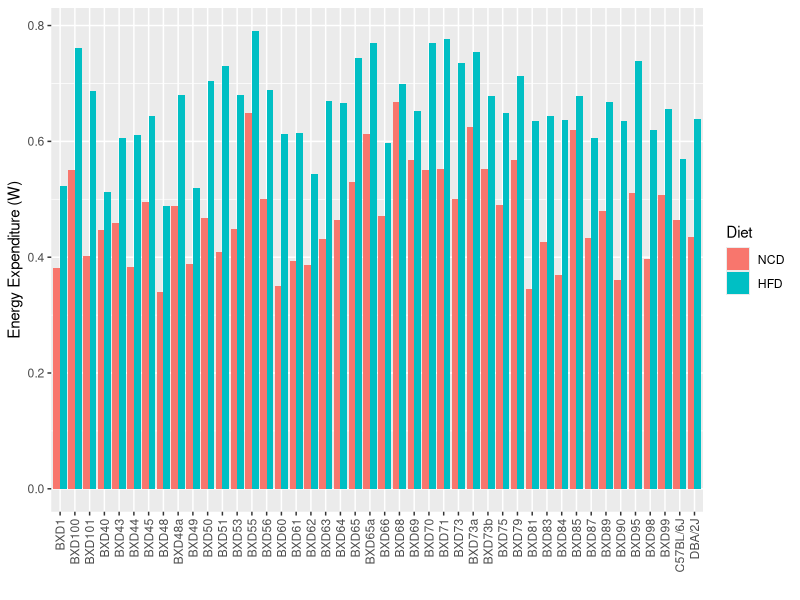
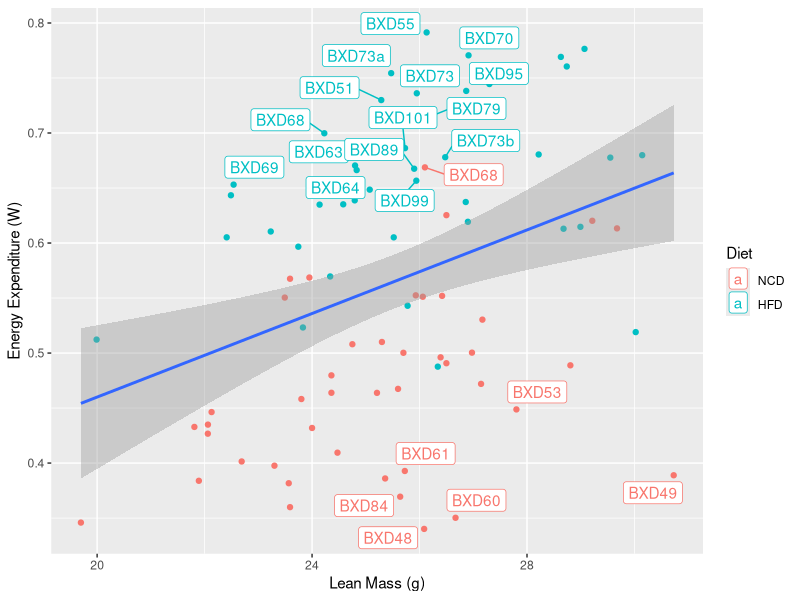
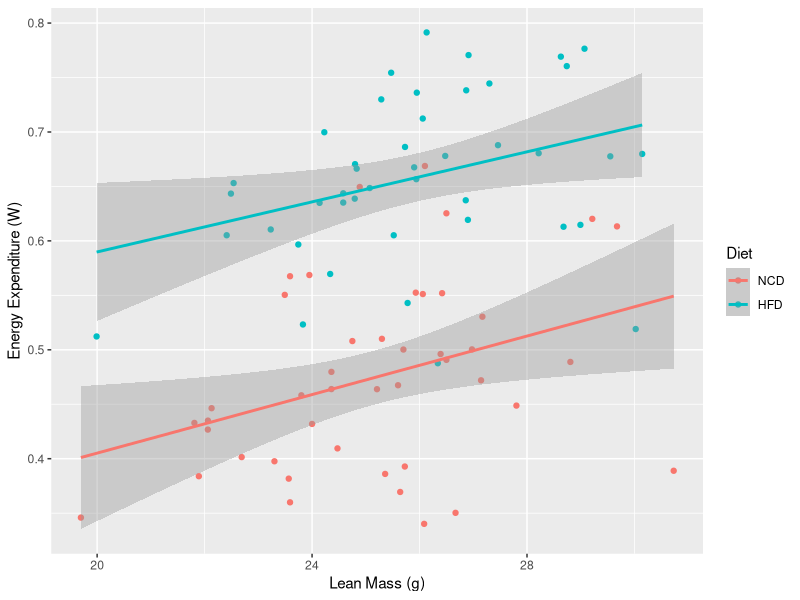
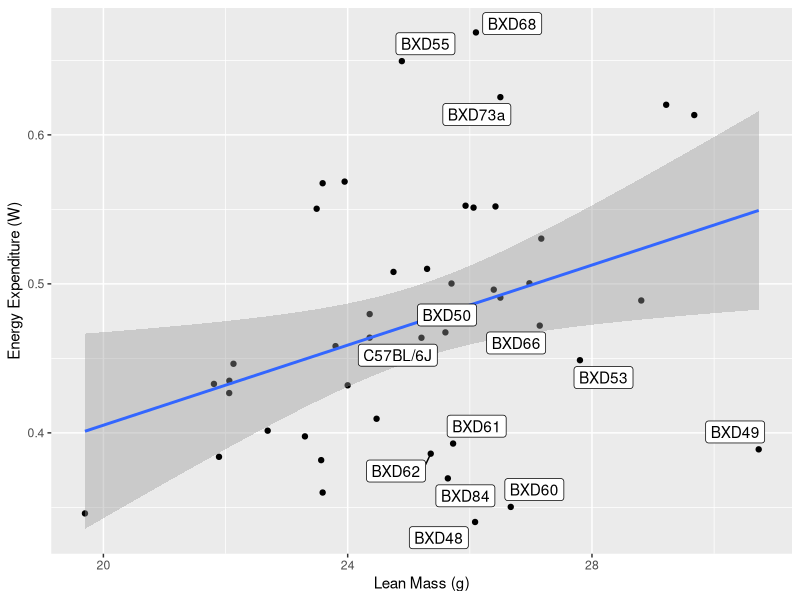
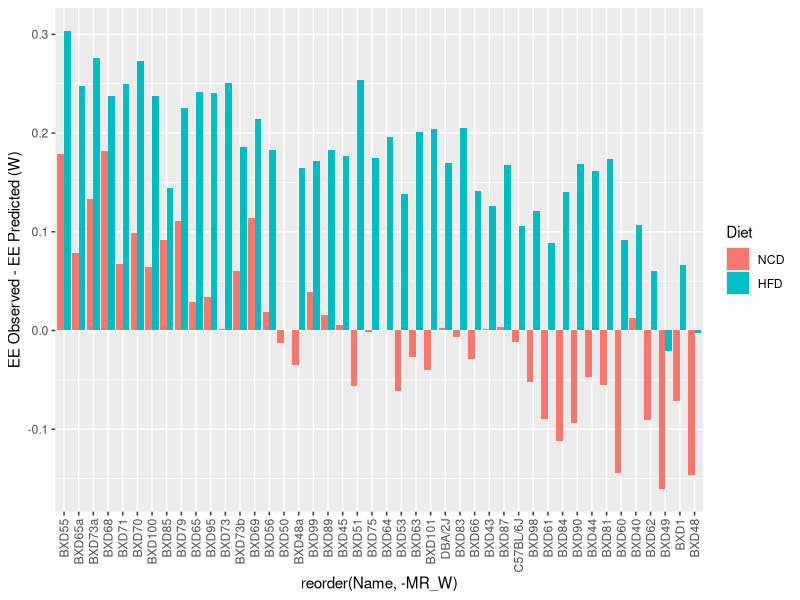
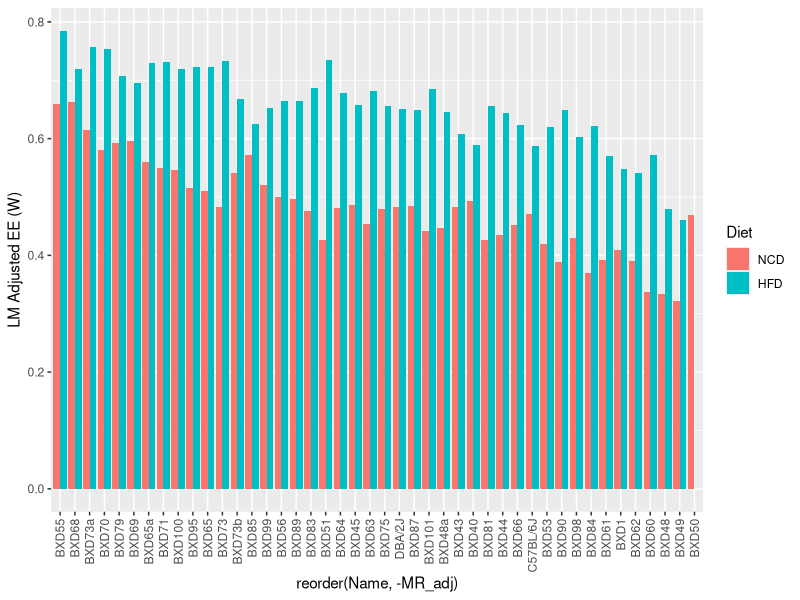
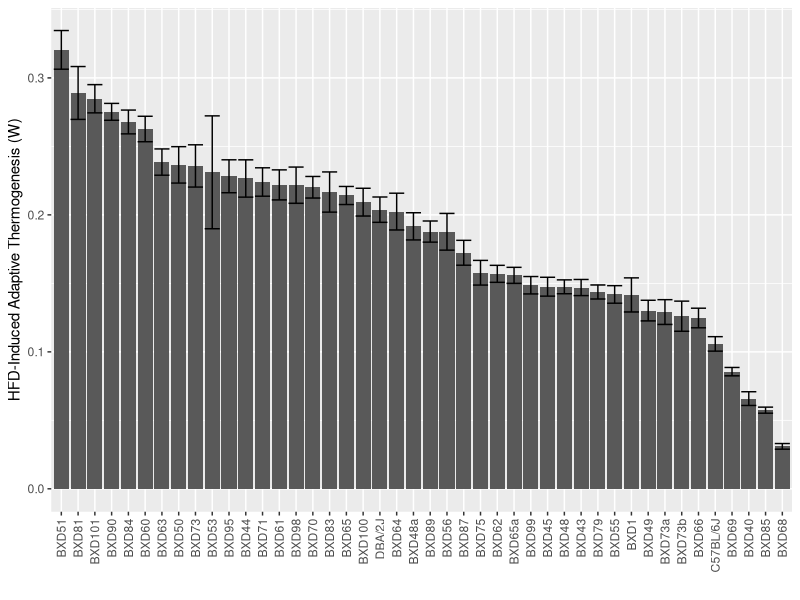
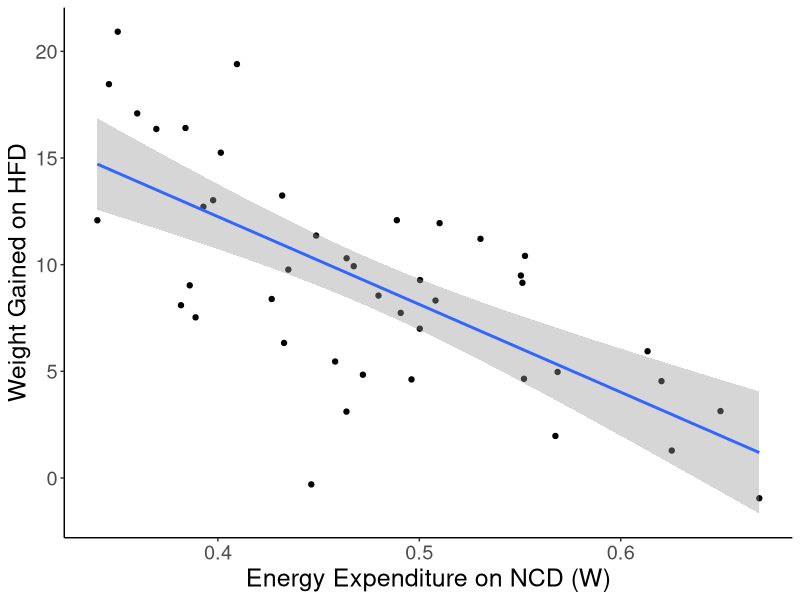

Source code (R) for these figures, in order:
## ---- chunk 1
library(knitr)
#figures makde will go to directory called figures, will make them as both png and pdf files 
opts_chunk$set(fig.path='figures/',
               echo=TRUE, warning=FALSE, message=FALSE,dev=c('png','pdf'))
options(scipen = 2, digits = 3)
# set echo and message to TRUE if you want to display code blocks and code output respectively

knitr::knit_hooks$set(inline = function(x) {
  knitr:::format_sci(x, 'md')
})


superpose.eb <- function (x, y, ebl, ebu = ebl, length = 0.08, ...)
  arrows(x, y + ebu, x, y - ebl, angle = 90, code = 3,
  length = length, ...)

  
se <- function(x) sd(x, na.rm=T)/sqrt(length(x))

#load these packages, nearly always needed
library(tidyr)
library(dplyr)

# sets maize and blue color scheme
color.scheme <- c('#00274c', '#ffcb05')
## ---- chunk 2
library(readr)
ncd.pirinen <- read_csv("BXD_17621.csv", skip=9) %>% 
  mutate(Diet="NCD",Age=16,Dataset="Prinen")


williams.ncd.ee <- read_csv("BXD_17618.csv", skip=9)%>% #may be mislabelled on genenetwork, assigned based on HFD reductions
  mutate(Diet="NCD",Age=16,Dataset="Williams")
williams.ncd.bw <- read_csv("BXD_17559.csv" , skip=9)%>% 
  mutate(Diet="NCD",Age=16,Dataset="Williams")
williams.ncd.lm <- read_csv("BXD_17573.csv" , skip=9)%>% 
  mutate(Diet="NCD",Age=16,Dataset="Williams")

williams.ncd <- full_join(williams.ncd.ee,williams.ncd.bw, suffix=c('_ee','_bw'), by=c("Name","Dataset","Diet")) %>%
  full_join(williams.ncd.lm) %>%
  mutate(Value_lm = Value,
         SE_lm = SE)

williams.hfd.ee <- read_csv("BXD_17622.csv" , skip=9)%>% #may be mislabelled on genenetwork
  mutate(Diet="HFD",Age=16,Dataset="Williams")
williams.hfd.bw <- read_csv("BXD_17560.csv", skip=9)%>% 
  mutate(Diet="HFD",Age=16,Dataset="Williams")
williams.hfd.lm <- read_csv("BXD_17574.csv", skip=9)%>% 
  mutate(Diet="HFD",Age=16,Dataset="Williams")

williams.hfd <- full_join(williams.hfd.ee,williams.hfd.bw, suffix=c('_ee','_bw'), by=c("Name","Dataset","Diet")) %>%
  full_join(williams.hfd.lm) %>%
  mutate(Value_lm = Value,
         SE_lm = SE)

data <- bind_rows(#ncd.pirinen,
                  williams.ncd,
                  williams.hfd) %>% # in mL/kg/h
  mutate(VO2_g_min = Value_ee/1000) %>% #in mL/g/h
  mutate(VO2_min = VO2_g_min*Value_bw/60) %>% # in mL/min #this seems reasonable
  mutate(MR_KJ_d = VO2_min * 60 * 24 / 1000 * 4.84 * 4.184,
         MR_KJ_d_SE = SE_ee/1000*Value_bw/60* 60 * 24 / 1000 * 4.84 * 4.184) %>% # 60min/h x 24h/day / 1000 mL/L x 4.84 kcal/L x 4.184 kJ/kcal
  mutate(MR_W = MR_KJ_d * 0.0115740741,
         MR_W_SE = MR_KJ_d_SE* 0.0115740741) %>% # in Watts 
  mutate(Diet = relevel(factor(Diet), ref="NCD"))

## ---- chunk 3
library(ggplot2)
data %>%
  filter(!(is.na(MR_W))) %>% # complete cases only
  ggplot(aes(y=MR_W,
         x=Name,
         ymin=MR_W-MR_W_SE,
         ymax=MR_W-MR_W_SE,
         fill=Diet)) +
  geom_bar(stat='identity',position='dodge') +
  labs(y="Energy Expenditure (W)",
       x="") +
  theme(axis.text.x = element_text(angle = 90, vjust = 0.5, hjust=1))
  
#lm(Value~Name+Diet,data=data) %>% summary
## ---- chunk 4
library(ggrepel)
ggplot(data, aes(y=MR_W,
           x=Value_lm)) +
  geom_point(aes(col=Diet)) +
  geom_smooth(method="lm") +
  geom_label_repel(data = subset(data, (MR_W < 0.45&Value_lm>25.5)|MR_W>0.65&Value_lm<27),
                   aes(label=Name,
                       col=Diet)) +
  labs(y="Energy Expenditure (W)",
       x="Lean Mass (g)")


ggplot(data, aes(y=MR_W,
           x=Value_lm,
           col=Diet)) +
  geom_point() +
  geom_smooth(method="lm") +
  #geom_label_repel(data = subset(data, (MR_W < 0.45&Value_lm>25.5)|MR_W>0.65&Value_lm<27),aes(label=Name)) +
  labs(y="Energy Expenditure (W)",
       x="Lean Mass (g)")


#chow only
ggplot(data %>% filter(Diet=="NCD"), aes(y=MR_W,
           x=Value_lm)) +
  geom_point() +
  geom_smooth(method="lm") +
  geom_label_repel(data = subset(data %>% filter(Diet=="NCD"),
                                 (MR_W < 0.48&Value_lm>24.5)|MR_W>0.60&Value_lm<27),
                   aes(label=Name)) +
  guides(fill = guide_legend(override.aes = aes(color = NA))) +
  labs(y="Energy Expenditure (W)",
       x="Lean Mass (g)")

lm.model.1 <- lm(MR_W~Value_lm,data=data %>% filter(Diet=="NCD")) #model built on only NCD
lm.model.2 <- lm(MR_W~Value_lm+Diet,data=data) #model built on NCD and AT
library(broom)
aov(lm.model.1) %>% tidy %>% kable(caption="Model 1 summary for adjusting for lean mass")
summary(lm.model.1) %>% tidy %>% kable(caption="Model 1 coefficients for adjusting for lean mass")

aov(lm.model.2) %>% tidy %>% kable(caption="Model 2 summary for adjusting for lean mass")
summary(lm.model.2) %>% tidy %>% kable(caption="Model 2 coefficients for adjusting for lean mass")

data <- data %>%
  mutate(MR_predicted = predict(lm.model.1, newdata = list(Value_lm=Value_lm))) %>%
  mutate(MR_resid = MR_W-MR_predicted) %>%
  mutate(MR_adj = MR_resid + coef(lm.model.1)['(Intercept)'] + coef(lm.model.1)['Value_lm']*mean(data$Value_lm,na.rm=T))

data %>%
  filter(!is.na(MR_W)) %>% # complete cases only
  ggplot(aes(y=MR_resid,
         x=reorder(Name,-MR_W),
         ymin=MR_resid-MR_W_SE,
         ymax=MR_resid-MR_W_SE,
         fill=Diet)) +
  #geom_label_repel(label=Name) +
  geom_bar(stat='identity',position='dodge') +
  labs(y="EE Observed - EE Predicted (W)") +
  theme(axis.text.x = element_text(angle = 90, vjust = 0.5, hjust=1))

data %>%
  filter(!is.na(MR_W)) %>% # complete cases only
  ggplot(aes(y=MR_adj,
         x=reorder(Name,-MR_adj),
         ymin=MR_adj-MR_W_SE,
         ymax=MR_adj-MR_W_SE,
         fill=Diet)) +
  #geom_label_repel(label=Name) +
  geom_bar(stat='identity',position='dodge') +
  labs(y="LM Adjusted EE (W)") +
  theme(axis.text.x = element_text(angle = 90, vjust = 0.5, hjust=1))
  
## ---- chunk 5
data.wide <-
  data %>%
  select(Value_lm,Value_bw, MR_W, MR_W_SE, Name,Diet) %>%
  pivot_wider(names_from=Diet,id_cols=Name,values_from=c(Value_lm,Value_bw, MR_W,MR_W_SE)) %>%
  mutate(AT = MR_W_HFD - MR_W_NCD,
         AT_SE = sqrt((MR_W_SE_NCD/MR_W_NCD)^2+(MR_W_SE_HFD/MR_W_HFD)^2)*AT,
         Wt.Gain = Value_bw_HFD-Value_bw_NCD)

data.wide %>%
  filter(!is.na(AT)) %>% # complete cases only
  ggplot(aes(y=AT,
         x=reorder(Name,-AT),
         ymin=AT-AT_SE,
         ymax=AT+AT_SE)) +
  geom_bar(stat='identity',position='dodge') +
    geom_errorbar() +
  labs(y="HFD-Induced Adaptive Thermogenesis (W)",
       x="") +
  theme(axis.text.x = element_text(angle = 90, vjust = 0.5, hjust=1))  
## ---- chunk 6
data.wide %>%
  ggplot(aes(y=Wt.Gain,
             x=MR_W_NCD)) +
  labs(y="Weight Gained on HFD",
       x="Energy Expenditure on NCD (W)") +
  geom_point() +
  geom_smooth(method="lm") +
  theme_classic() +
  theme(text=element_text(size=18))

lm(Wt.Gain~MR_W_NCD, data=data.wide) %>% glance %>% kable(caption="Summary of relationship between energy expenditure and diet-induced weight gain", digits = c(3,3,3,1,8,0,0,0,0,0,0,0))
## ---- chunk 7
gemma.phenotype.export <- 'Strain Level Energy Expenditure Data.csv'
data %>%
  filter(Diet=="NCD") %>%
  select(Name, MR_W, MR_adj) %>%
  write_csv(gemma.phenotype.export)
## ---- chunk 8
new.sim.data <- data.frame(Name=NA, Diet=NA,EE=NA)

for (row in 1:dim(data)[1]) {
  strain.data <- data[row,]
  if(!(is.na(strain.data$MR_W))){
  sim.data <- with(strain.data, 
                   rnorm(mean=MR_W,
                         sd=MR_W_SE * sqrt(N),
                         n=N_ee
                    ))
  sim.lean.data <- with(strain.data, 
                   rnorm(mean=Value_lm,
                         sd=SE_lm * sqrt(N),
                         n=N_ee
                    ))
  sim.dataset <- data.frame(Name=strain.data$Name, 
                            Diet=strain.data$Diet,
                            EE=sim.data,
                            Lean=sim.lean.data)
  new.sim.data <- bind_rows(new.sim.data,sim.dataset)
  }
else{
    sim.dataset <- data.frame(Name=strain.data$Name, 
                            Diet=strain.data$Diet,
                            EE=NA,
                            Lean=NA)
    new.sim.data <- bind_rows(new.sim.data,sim.dataset)
}

  }


aov(EE ~  Name, data=new.sim.data %>% filter(Diet=='NCD')) %>% 
  tidy %>%
  mutate(Total.Var=sum(meansq),
         Pct.Var = meansq/Total.Var*100) %>%
  kable(caption="Overall heritability of energy expenditure on NCD mice")

aov(EE ~ Lean + Name, data=new.sim.data %>% filter(Diet=='NCD')) %>% 
  tidy %>%
  mutate(Total.Var=sum(meansq),
         Pct.Var = meansq/Total.Var*100) %>%
  kable(caption="Overall heritability of energy expenditure on NCD including lean mass")

aov(EE ~ Lean + Name, data=new.sim.data %>% filter(Diet=='NCD')) %>% 
  tidy %>%
  mutate(Total.Var=sum(meansq[2:3]),
         Pct.Var = meansq/Total.Var*100) -> lean.adj.ee
  
lean.adj.ee %>% kable(caption="Overall heritability of energy expenditure on NCD adjusting for lean mass")

aov(EE ~ Lean + Name + Diet + Name:Diet, data=new.sim.data) %>% 
  tidy %>%
  mutate(Total.Var=sum(meansq),
         Pct.Var = meansq/Total.Var*100) -> hfd.incl.ee

hfd.incl.ee  %>% kable(caption="Overall heritability of energy expenditure including diet and lean mass")

aov(EE ~ Lean + Name + Diet + Name:Diet, data=new.sim.data) %>% 
  tidy %>%
  mutate(Total.Var=sum(meansq[c(2,4,5)]),
         Pct.Var = meansq/Total.Var*100) -> hfd.adj.ee

hfd.adj.ee %>% kable(caption="Overall heritability of energy expenditure adjusted for diet and lean mass")

ee.var.data <- bind_rows(lean.adj.ee %>% mutate(Diet="NCD"),hfd.adj.ee %>% mutate(Diet="HFD")) 

ggplot(ee.var.data %>% filter(term %in% c('Name','Name:Diet','Residuals')),
        aes(x=reorder(Diet,-Pct.Var),
            y=Pct.Var,
            fill=term)) +
  geom_bar(position="stack",stat='identity') +
  scale_fill_manual(labels = c("Strain", "Strain x Diet", "Other"), values = c("red", "pink","blue"),
                     name="Factor") +
  labs(y="Percent of Variance",
       x="") +
  theme_classic() +
  theme(legend.position="top")+
  theme(text=element_text(size=18))
## ---- chunk 9
data.wide %>%
  ggplot(aes(y=Wt.Gain,
             x=AT)) +
  labs(y="Weight Gained on HFD",
       x="Adaptive Thermogenesis (W)") +
  geom_point() +
  geom_smooth(method="lm")

lm(Wt.Gain~AT, data=data.wide) %>% glance %>% kable(caption="Summary of relationship between energy expenditure and diet-induced weight gain")
## ---- chunk 10
sessionInfo()
